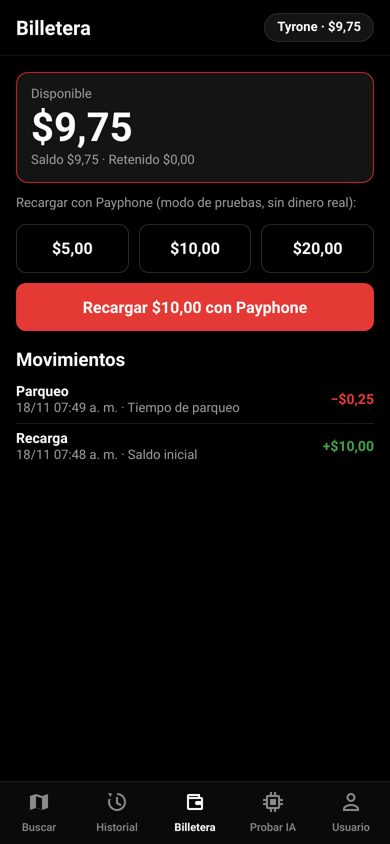
#> input picture proyecto/presentacion_rvh/dgm/img/billetera.jpg, 390 x 844 px
$ python unir_capturas.py ../../../../../../proyecto/presentacion_rvh/dgm/img/activa.jpg ../../../../../../proyecto/presentacion_rvh/dgm/img/billetera.jpg
#> lines starting #> are read from the running program, lines starting #| are printed output that depends on the picture
"""
Une capturas de teléfono lado a lado, cada una con un rótulo encima (por ejemplo "iOS · Mapa").

    python unir_capturas.py salida.png "iOS · Mapa=ruta/a.png" "Android · Ajustes=ruta/b.png" ...

Todas las capturas se escalan a la misma altura. Requiere Pillow.
"""
from __future__ import annotations

import sys
from pathlib import Path

from PIL import Image, ImageDraw, ImageFont, ImageOps

ALTO = 1400
MARGEN = 30
ALTO_ROTULO = 90
COLOR_MIGUEL = (0xC6, 0x28, 0x28)


def fuente(tamano: int) -> ImageFont.ImageFont:
    for nombre in ("Arial Bold.ttf", "Arial.ttf", "DejaVuSans-Bold.ttf", "arialbd.ttf"):
        try:
            return ImageFont.truetype(nombre, tamano)
        except OSError:
            continue
    return ImageFont.load_default(size=tamano)


def unir(salida: Path, capturas: list[tuple[str, Path]]) -> None:
    imagenes = []
    for rotulo, ruta in capturas:
        img = ImageOps.exif_transpose(Image.open(ruta)).convert("RGB")
        ancho = round(img.width * ALTO / img.height)
        imagenes.append((rotulo, img.resize((ancho, ALTO), Image.LANCZOS)))

    ancho_total = sum(img.width for _, img in imagenes) + MARGEN * (len(imagenes) + 1)
    lienzo = Image.new("RGB", (ancho_total, ALTO + ALTO_ROTULO + 2 * MARGEN), "white")
    dibujo = ImageDraw.Draw(lienzo)
    letra = fuente(48)

    x = MARGEN
    for rotulo, img in imagenes:
        caja = dibujo.textbbox((0, 0), rotulo, font=letra)
        dibujo.text((x + (img.width - (caja[2] - caja[0])) / 2, MARGEN), rotulo, fill=COLOR_MIGUEL, font=letra)
        lienzo.paste(img, (x, MARGEN + ALTO_ROTULO))
        dibujo.rectangle(
            (x - 1, MARGEN + ALTO_ROTULO - 1, x + img.width, MARGEN + ALTO_ROTULO + ALTO), outline=(180, 180, 180), width=2
        )
        x += img.width + MARGEN

    salida.parent.mkdir(parents=True, exist_ok=True)
    lienzo.save(salida, dpi=(150, 150))
    print(f"{salida}: {lienzo.width}x{lienzo.height}")


if __name__ == "__main__":
    if len(sys.argv) < 3:
        sys.exit(__doc__)
    pares = []
    for arg in sys.argv[2:]:
        rotulo, _, ruta = arg.rpartition("=")
        pares.append((rotulo, Path(ruta)))
    unir(Path(sys.argv[1]), pares)
#> in unir, img is the input picture: PIL image 390x844 RGB; mean R, G, B 21, 12.3, 12.1
#> in unir, `ancho_total = sum(img.width for _, img in imagenes) + MARGEN * (len(im..`: ancho_total = 707
#> in unir, `lienzo = Image.new("RGB", (ancho_total, ALTO + ALTO_ROTULO + 2 * MARGE..`: lienzo: PIL image 707x1550 RGB; every value is 255
#> the loop in unir, `for rotulo, img in imagenes:` made 1 pass
#> (rotulo, caja, x) on pass 1: ('', (0, 0, 0, 0), 707)
#> after the loop in unir, `for rotulo, img in imagenes:`:
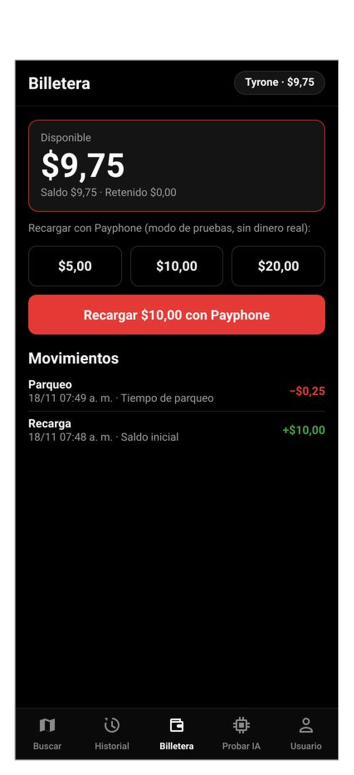
#> lienzo: PIL image 707x1550 RGB (shown at 1/2 size); mean R, G, B 62, 54.8, 54.7
#| ../../../../../../proyecto/presentacion_rvh/dgm/img/activa.jpg: 707x1550

$ run again, on proyecto/presentacion_rvh/dgm/img/guiado.jpg
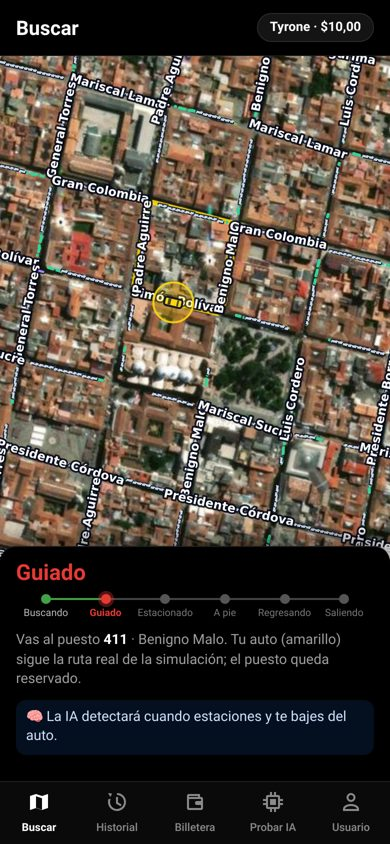
#> input picture proyecto/presentacion_rvh/dgm/img/guiado.jpg, 390 x 844 px
#> in unir, img is the input picture: PIL image 390x844 RGB; mean R, G, B 73.6, 65.4, 57.1
#> ancho_total = 707
#> the loop in unir, `for rotulo, img in imagenes:` made 1 pass
#> (rotulo, caja, x) on pass 1: ('', (0, 0, 0, 0), 707)
#> after the loop in unir, `for rotulo, img in imagenes:`:
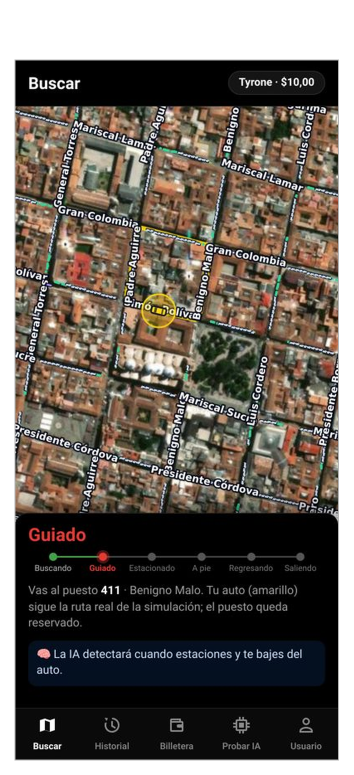
#> lienzo: PIL image 707x1550 RGB (shown at 1/2 size); mean R, G, B 105.3, 98.6, 91.7
#| ../../../../../../proyecto/presentacion_rvh/dgm/img/guiado.jpg: 707x1550
